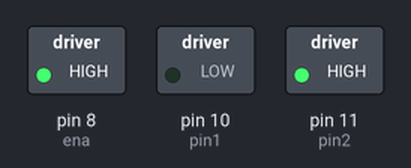
The sketch below on a simulated Arduino Uno, built with avr-gcc and run on an emulated ATmega328P. Parts: switched loads named in the sketch (green lamp = pin HIGH).

Above: at 11.4 s.
At 24.2 s:
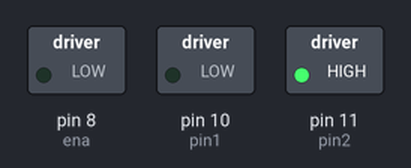
Timing chart, 0 to 29.3 s (numbered marks = the images above):
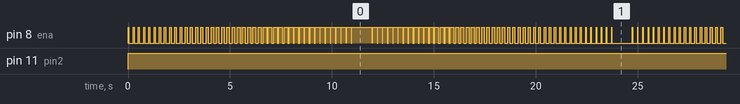

The sketch:

extende_motor.ino
```cpp
//#include<avr/io.h>
//#include<util/delay.h>
//#define ena 2
//#define pin1 0
//#define pin2 1
//
//int main()
//  {
//    int a=30;
//    DDRD |= (1<<pin1) | (1<<pin2) | (1<<ena);
//
//    while(1)
//    {
//
//      PORTD |= (1<<ena)| (1<<pin1) & ~(1<<pin2);
//      delay(30);
//      PORTD  = PORTD & ~(1<<ena) | (1<<pin1) & ~(1<<pin2);
//      delay(70);
//
//      }
//
//
//
//  }


#define ena 8
#define pin1 10
#define pin2 11
int d=30, e=5;
void setup()
{
  pinMode(8, OUTPUT);
  pinMode(10,OUTPUT);
  pinMode(11,OUTPUT);

  }

void loop()
{
  d = e+d;
  if (d<=0 || d>=255)
  {
    e = -e;
    }

 digitalWrite(ena, 1);
 digitalWrite(pin1, 0);
 digitalWrite(pin2, 1);
 delay(d);
 digitalWrite(ena, 0);
 digitalWrite(pin1, 0);
 digitalWrite(pin2, 1);
 delay(255-d);


  }
```

Measured:
- by itself, pin 8 (ena): moves between LOW and HIGH, repeating every 25.2 s
- by itself, pin 11 (pin2): LOW → HIGH at 0.00 s
- by itself, everything shown: repeats every 25.5 s, in 168 steps
